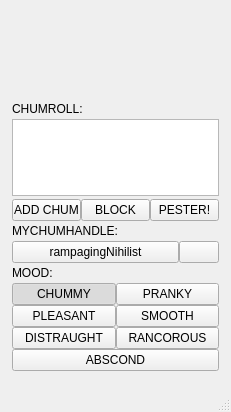
<?xml version="1.0" encoding="UTF-8"?>
<ui version="4.0">
 <class>MainWindow</class>
 <widget class="QMainWindow" name="MainWindow">
  <property name="geometry">
   <rect>
    <x>0</x>
    <y>0</y>
    <width>231</width>
    <height>412</height>
   </rect>
  </property>
  <property name="windowTitle">
   <string>MainWindow</string>
  </property>
  <property name="whatsThis">
   <string extracomment="mood"/>
  </property>
  <widget class="QWidget" name="centralwidget">
   <widget class="QWidget" name="verticalLayoutWidget">
    <property name="geometry">
     <rect>
      <x>0</x>
      <y>90</y>
      <width>231</width>
      <height>281</height>
     </rect>
    </property>
    <layout class="QVBoxLayout" name="verticalLayout">
     <property name="spacing">
      <number>3</number>
     </property>
     <property name="leftMargin">
      <number>12</number>
     </property>
     <property name="topMargin">
      <number>12</number>
     </property>
     <property name="rightMargin">
      <number>12</number>
     </property>
     <property name="bottomMargin">
      <number>0</number>
     </property>
     <item>
      <widget class="QLabel" name="label">
       <property name="text">
        <string>CHUMROLL:</string>
       </property>
      </widget>
     </item>
     <item>
      <widget class="QTreeView" name="chumsTree"/>
     </item>
     <item>
      <layout class="QHBoxLayout" name="friendButtons">
       <property name="spacing">
        <number>0</number>
       </property>
       <item>
        <widget class="QPushButton" name="addChumButton">
         <property name="text">
          <string>ADD CHUM</string>
         </property>
        </widget>
       </item>
       <item>
        <widget class="QPushButton" name="blockButton">
         <property name="text">
          <string>BLOCK</string>
         </property>
        </widget>
       </item>
       <item>
        <widget class="QPushButton" name="pesterButton">
         <property name="text">
          <string>PESTER!</string>
         </property>
        </widget>
       </item>
      </layout>
     </item>
     <item>
      <widget class="QLabel" name="handleLabel">
       <property name="text">
        <string>MYCHUMHANDLE:</string>
       </property>
      </widget>
     </item>
     <item>
      <layout class="QGridLayout" name="gridLayout_2">
       <property name="spacing">
        <number>0</number>
       </property>
       <item row="0" column="1">
        <widget class="QPushButton" name="colorButton">
         <property name="sizePolicy">
          <sizepolicy hsizetype="Maximum" vsizetype="Maximum">
           <horstretch>0</horstretch>
           <verstretch>0</verstretch>
          </sizepolicy>
         </property>
         <property name="text">
          <string/>
         </property>
         <property name="checkable">
          <bool>false</bool>
         </property>
        </widget>
       </item>
       <item row="0" column="0">
        <widget class="QPushButton" name="nameButton">
         <property name="sizePolicy">
          <sizepolicy hsizetype="Expanding" vsizetype="Maximum">
           <horstretch>3</horstretch>
           <verstretch>0</verstretch>
          </sizepolicy>
         </property>
         <property name="text">
          <string>rampagingNihilist</string>
         </property>
        </widget>
       </item>
      </layout>
     </item>
     <item>
      <widget class="QLabel" name="moodLabel">
       <property name="text">
        <string>MOOD:</string>
       </property>
      </widget>
     </item>
     <item>
      <layout class="QVBoxLayout" name="verticalLayout_2">
       <property name="spacing">
        <number>0</number>
       </property>
       <property name="bottomMargin">
        <number>0</number>
       </property>
       <item>
        <layout class="QGridLayout" name="gridLayout">
         <property name="spacing">
          <number>0</number>
         </property>
         <item row="0" column="0">
          <widget class="QPushButton" name="moodButton0">
           <property name="whatsThis">
            <string extracomment="mood"/>
           </property>
           <property name="text">
            <string>CHUMMY</string>
           </property>
           <property name="checkable">
            <bool>true</bool>
           </property>
           <property name="checked">
            <bool>true</bool>
           </property>
          </widget>
         </item>
         <item row="2" column="0">
          <widget class="QPushButton" name="moodButton4">
           <property name="whatsThis">
            <string extracomment="mood"/>
           </property>
           <property name="text">
            <string>DISTRAUGHT</string>
           </property>
           <property name="checkable">
            <bool>true</bool>
           </property>
          </widget>
         </item>
         <item row="0" column="1">
          <widget class="QPushButton" name="moodButton5">
           <property name="whatsThis">
            <string extracomment="mood"/>
           </property>
           <property name="text">
            <string>PRANKY</string>
           </property>
           <property name="checkable">
            <bool>true</bool>
           </property>
          </widget>
         </item>
         <item row="2" column="1">
          <widget class="QPushButton" name="moodButton1">
           <property name="whatsThis">
            <string extracomment="mood"/>
           </property>
           <property name="text">
            <string>RANCOROUS</string>
           </property>
           <property name="checkable">
            <bool>true</bool>
           </property>
          </widget>
         </item>
         <item row="1" column="0">
          <widget class="QPushButton" name="moodButton3">
           <property name="whatsThis">
            <string extracomment="mood"/>
           </property>
           <property name="text">
            <string>PLEASANT</string>
           </property>
           <property name="checkable">
            <bool>true</bool>
           </property>
           <property name="checked">
            <bool>false</bool>
           </property>
          </widget>
         </item>
         <item row="1" column="1">
          <widget class="QPushButton" name="moodButton6">
           <property name="whatsThis">
            <string extracomment="mood"/>
           </property>
           <property name="text">
            <string>SMOOTH</string>
           </property>
           <property name="checkable">
            <bool>true</bool>
           </property>
          </widget>
         </item>
        </layout>
       </item>
       <item>
        <widget class="QPushButton" name="moodButton2">
         <property name="whatsThis">
          <string extracomment="mood"/>
         </property>
         <property name="accessibleName">
          <string/>
         </property>
         <property name="text">
          <string>ABSCOND</string>
         </property>
         <property name="checkable">
          <bool>true</bool>
         </property>
        </widget>
       </item>
      </layout>
     </item>
    </layout>
   </widget>
   <widget class="QLabel" name="appLabel">
    <property name="geometry">
     <rect>
      <x>50</x>
      <y>460</y>
      <width>46</width>
      <height>13</height>
     </rect>
    </property>
    <property name="text">
     <string/>
    </property>
   </widget>
  </widget>
  <widget class="QMenuBar" name="menubar">
   <property name="geometry">
    <rect>
     <x>0</x>
     <y>0</y>
     <width>231</width>
     <height>21</height>
    </rect>
   </property>
  </widget>
  <widget class="QStatusBar" name="statusbar"/>
 </widget>
 <resources/>
 <connections/>
</ui>
